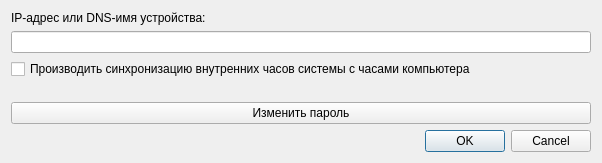
<?xml version="1.0" encoding="UTF-8"?>
<ui version="4.0">
 <class>Settings</class>
 <widget class="QDialog" name="Settings">
  <property name="geometry">
   <rect>
    <x>0</x>
    <y>0</y>
    <width>602</width>
    <height>163</height>
   </rect>
  </property>
  <property name="windowTitle">
   <string>Настройки</string>
  </property>
  <property name="windowIcon">
   <iconset resource="res.qrc">
    <normaloff>:/images/options.ico</normaloff>:/images/options.ico</iconset>
  </property>
  <property name="toolTipDuration">
   <number>0</number>
  </property>
  <layout class="QVBoxLayout" name="verticalLayout">
   <item>
    <widget class="QLabel" name="label">
     <property name="text">
      <string>IP-адрес или DNS-имя устройства:</string>
     </property>
    </widget>
   </item>
   <item>
    <widget class="QLineEdit" name="ip_address"/>
   </item>
   <item>
    <widget class="QCheckBox" name="sync_time">
     <property name="text">
      <string>Производить синхронизацию внутренних часов системы с часами компьютера</string>
     </property>
    </widget>
   </item>
   <item>
    <spacer name="verticalSpacer">
     <property name="orientation">
      <enum>Qt::Vertical</enum>
     </property>
     <property name="sizeHint" stdset="0">
      <size>
       <width>20</width>
       <height>40</height>
      </size>
     </property>
    </spacer>
   </item>
   <item>
    <widget class="QPushButton" name="changePassword">
     <property name="text">
      <string>Изменить пароль</string>
     </property>
    </widget>
   </item>
   <item>
    <widget class="QDialogButtonBox" name="buttonBox">
     <property name="orientation">
      <enum>Qt::Horizontal</enum>
     </property>
     <property name="standardButtons">
      <set>QDialogButtonBox::Cancel|QDialogButtonBox::Ok</set>
     </property>
    </widget>
   </item>
  </layout>
 </widget>
 <resources>
  <include location="res.qrc"/>
 </resources>
 <connections>
  <connection>
   <sender>buttonBox</sender>
   <signal>accepted()</signal>
   <receiver>Settings</receiver>
   <slot>accept()</slot>
   <hints>
    <hint type="sourcelabel">
     <x>257</x>
     <y>153</y>
    </hint>
    <hint type="destinationlabel">
     <x>157</x>
     <y>162</y>
    </hint>
   </hints>
  </connection>
  <connection>
   <sender>buttonBox</sender>
   <signal>rejected()</signal>
   <receiver>Settings</receiver>
   <slot>reject()</slot>
   <hints>
    <hint type="sourcelabel">
     <x>325</x>
     <y>153</y>
    </hint>
    <hint type="destinationlabel">
     <x>286</x>
     <y>162</y>
    </hint>
   </hints>
  </connection>
  <connection>
   <sender>changePassword</sender>
   <signal>clicked()</signal>
   <receiver>Settings</receiver>
   <slot>changePassword()</slot>
   <hints>
    <hint type="sourcelabel">
     <x>265</x>
     <y>107</y>
    </hint>
    <hint type="destinationlabel">
     <x>265</x>
     <y>78</y>
    </hint>
   </hints>
  </connection>
 </connections>
 <slots>
  <slot>changePassword()</slot>
 </slots>
</ui>
